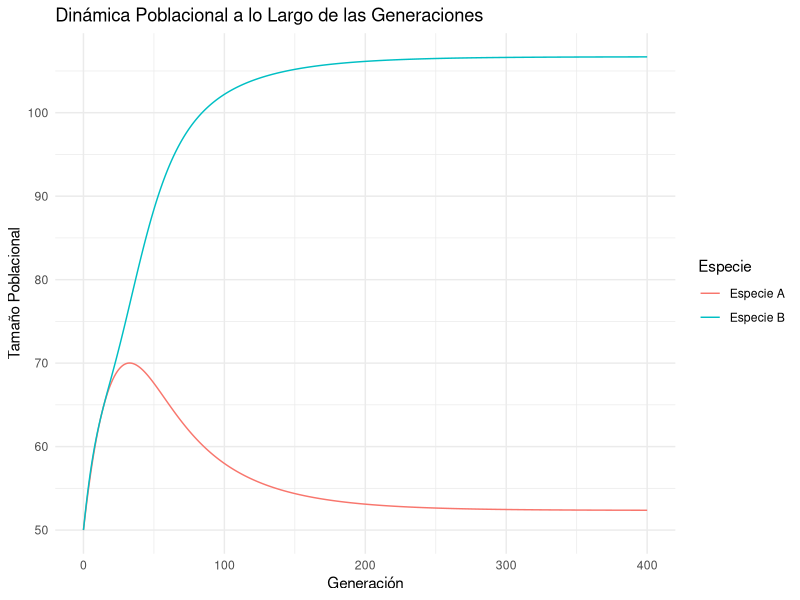
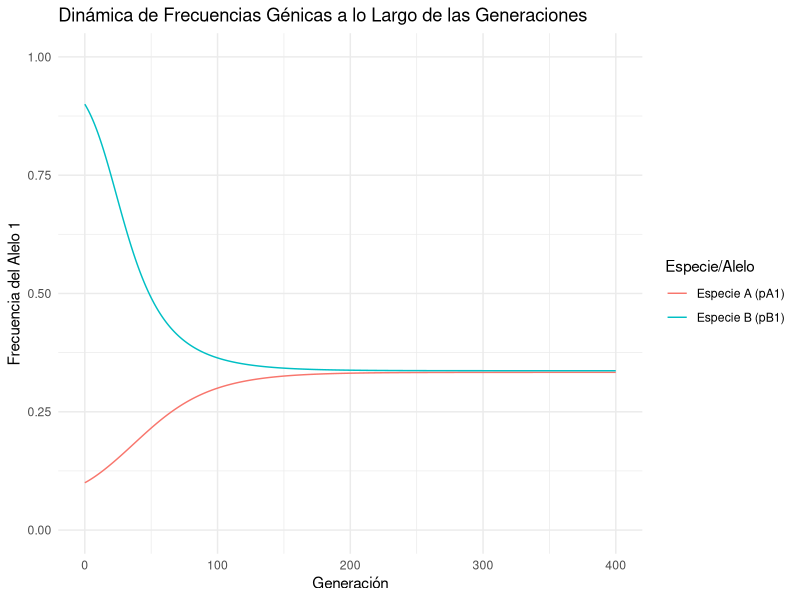
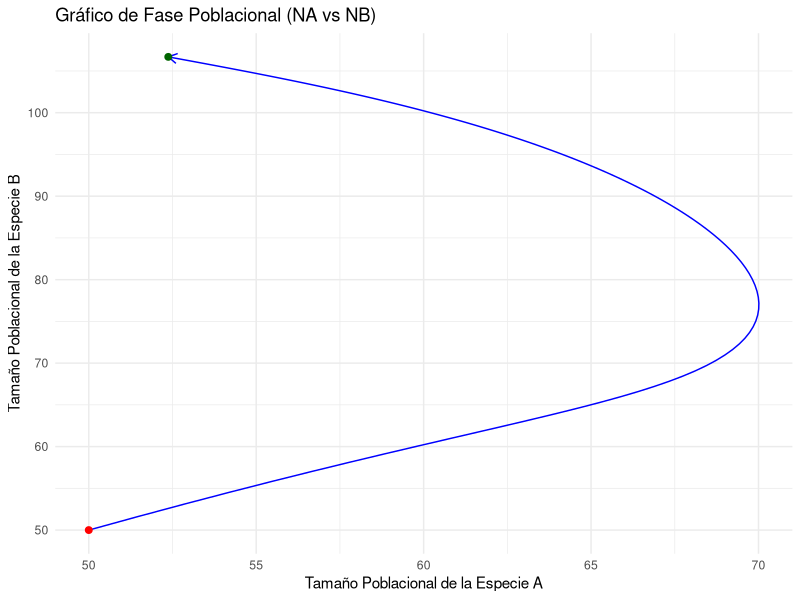

The R source for these figures, in order:

# Selección en contextos de competencia interespecífica
# Script en R para simular el modelo de Leon (1974)

# --- Definir valores de los parametros ---####

# Definir parámetros para la Especie A (A1A1, A1A2, A2A2)
# RA: tasa de crecimiento intrínseca (exceso por encima de 1) 
# KA: capacidad de carga en ausencia de competencia 
# alpha: coeficiente de competencia de la especie B sobre el genotipo de la especie A 
RA_params <- c(0.1, 0.1, 0.1) # Ejemplo: Mismo R para todos los genotipos, dentro del rango (0,1) 
KA_params <- c(100, 150, 120) # Ejemplo: Posible ventaja del heterocigoto en K
alpha_params <- c(1.0, 0.5, 0.8) # Ejemplo: El heterocigoto es menos afectado por la competencia interespecífica

# Definir parámetros para la Especie B (B1B1, B1B2, B2B2)
# RB: tasa de crecimiento intrínseca (exceso por encima de 1) 
# KB: capacidad de carga en ausencia de competencia 
# beta: coeficiente de competencia de la especie A sobre el genotipo de la especie B 
RB_params <- c(0.15, 0.15, 0.15) # Ejemplo: Mismo R para todos los genotipos, dentro del rango (0,1) 
KB_params <- c(110, 160, 130) # Ejemplo: Posible ventaja del heterocigoto en K
beta_params <- c(0.9, 0.4, 0.7) # Ejemplo: El heterocigoto es menos afectado por la competencia interespecífica

# Condiciones iniciales
initial_NA <- 50
initial_NB <- 50
initial_pA1 <- 0.1 # Empezar con frecuencia intermedia del alelo A1
initial_pB1 <- 0.9 # Empezar con frecuencia intermedia del alelo B1

# Número de generaciones a simular
num_generations <- 400

# --- Simulación --- ####

# Define la función de simulación
simulate_leon_model <- function(NA_init, NB_init, pA1_init, pB1_init,
                                RA, KA, alpha, RB, KB, beta,
                                ngen) {
  
  # --- Validar entradas básicas ---
  if (length(RA) != 3 || length(KA) != 3 || length(alpha) != 3) {
    stop("RA, KA y alpha deben ser vectores de longitud 3 (para genotipos 11, 12, 22).")
  }
  if (length(RB) != 3 || length(KB) != 3 || length(beta) != 3) {
    stop("RB, KB y beta deben ser vectores de longitud 3 (para genotipos 11, 12, 22).")
  }
  if (any(RA <= 0) || any(RA >= 1) || any(RB <= 0) || any(RB >= 1)) {
    warning("Se recomienda que los valores de R estén entre 0 y 1 para evitar oscilaciones en el modelo logístico discreto base.")
  }
  if (any(KA <= 0) || any(KB <= 0)) {
    stop("Los valores de K deben ser positivos.")
  }
  if (any(alpha < 0) || any(beta < 0)) {
    warning("Alpha y Beta usualmente representan coeficientes de competencia y son no negativos.")
  }
  if (NA_init < 0 || NB_init < 0 || pA1_init < 0 || pA1_init > 1 || pB1_init < 0 || pB1_init > 1) {
    stop("Valores iniciales inválidos. Las poblaciones deben ser no negativas y las frecuencias génicas entre 0 y 1.")
  }
  if (NA_init == 0 && NB_init == 0) {
    stop("Las poblaciones iniciales no pueden ser ambas cero.")
  }
  
  
  # --- Inicializar almacenamiento ---
  results <- data.frame(
    generation = 0:ngen,
    NA_pop = numeric(ngen + 1),
    NB_pop = numeric(ngen + 1),
    pA1 = numeric(ngen + 1),
    pB1 = numeric(ngen + 1)
  )
  
  # Almacenar condiciones iniciales
  results$NA_pop[1] <- NA_init
  results$NB_pop[1] <- NB_init
  results$pA1[1] <- pA1_init
  results$pB1[1] <- pB1_init
  
  # --- Bucle de simulación ---
  for (t in 1:ngen) {
    # Obtener variables de estado actuales
    NA_t <- results$NA_pop[t]
    NB_t <- results$NB_pop[t]
    pA1_t <- results$pA1[t]
    pB1_t <- results$pB1[t]
    
    # Si ambas poblaciones están extintas, detener la simulación
    if (NA_t < 1e-6 && NB_t < 1e-6) {
      warning(paste("Ambas poblaciones se han extinguido en la generación", t-1, ". Deteniendo simulación."))
      results[(t+1):(ngen+1), ] <- NA # Rellenar filas restantes con NA
      break # Salir del bucle
    }
    
    # Calcular frecuencias genotípicas (asumiendo Equilibrio Hardy-Weinberg)
    # Especie A: f(A1A1) = pA1^2, f(A1A2) = 2*pA1*(1-pA1), f(A2A2) = (1-pA1)^2
    pAA11 <- pA1_t^2
    pAA12 <- 2 * pA1_t * (1 - pA1_t)
    pAA22 <- (1 - pA1_t)^2
    
    # Especie B: f(B1B1) = pB1^2, f(B1B2) = 2*pB1*(1-pB1), f(B2B2) = (1-pB1)^2
    pBB11 <- pB1_t^2
    pBB12 <- 2 * pB1_t * (1 - pB1_t)
    pBB22 <- (1 - pB1_t)^2
    
    # Calcular aptitudes absolutas para la generación actual (Eq 1 & 2)
    # Indices: 1 = 11 (homocigoto 1), 2 = 12 (heterocigoto), 3 = 22 (homocigoto 2)
    # Especie A genotipos (A1A1, A1A2, A2A2) [cite: 300]
    W_AA11 <- 1 + (RA[1] / KA[1]) * (KA[1] - NA_t - alpha[1] * NB_t)
    W_AA12 <- 1 + (RA[2] / KA[2]) * (KA[2] - NA_t - alpha[2] * NB_t)
    W_AA22 <- 1 + (RA[3] / KA[3]) * (KA[3] - NA_t - alpha[3] * NB_t)
    
    # Especie B genotipos (B1B1, B1B2, B2B2) [cite: 300]
    V_BB11 <- 1 + (RB[1] / KB[1]) * (KB[1] - NB_t - beta[1] * NA_t)
    V_BB12 <- 1 + (RB[2] / KB[2]) * (KB[2] - NB_t - beta[2] * NA_t)
    V_BB22 <- 1 + (RB[3] / KB[3]) * (KB[3] - NB_t - beta[3] * NA_t)
    
    # Asegurar que las aptitudes sean no negativas (restricción mencionada en el artículo)
    W_AA11 <- max(0, W_AA11)
    W_AA12 <- max(0, W_AA12)
    W_AA22 <- max(0, W_AA22)
    V_BB11 <- max(0, V_BB11)
    V_BB12 <- max(0, V_BB12)
    V_BB22 <- max(0, V_BB22)
    
    # Calcular aptitudes promedio (Mean Fitnesses) (Eq 6a & 6b) 
    W_bar <- pAA11 * W_AA11 + pAA12 * W_AA12 + pAA22 * W_AA22
    V_bar <- pBB11 * V_BB11 + pBB12 * V_BB12 + pBB22 * V_BB22
    
    # Si la aptitud promedio es cero (por ejemplo, población extinta), la población no puede crecer
    if (W_bar <= 0) W_bar = 0 # Evitar valores ligeramente negativos por errores de punto flotante
    if (V_bar <= 0) V_bar = 0
    
    # Calcular aptitudes marginales (Marginal Fitnesses) (Eq 5a & 5b) 
    # Aptitud marginal del alelo A1 = p(A1A1)*W(A1A1) + p(A1A2)*W(A1A2)
    W_marg_A1 <- pA1_t * W_AA11 + (1 - pA1_t) * W_AA12
    # Aptitud marginal del alelo B1 = p(B1B1)*V(B1B1) + p(B1B2)*V(B1B2)
    V_marg_B1 <- pB1_t * V_BB11 + (1 - pB1_t) * V_BB12
    
    
    # Actualizar frecuencias génicas para la siguiente generación (Eq 3a & 3b) 
    pA1_next <- pA1_t # Mantener frecuencia si W_bar es cero
    if (W_bar > 1e-9) { # Usar un umbral pequeño para evitar división por cero
      pA1_next <- pA1_t * (W_marg_A1 / W_bar)
    }
    
    pB1_next <- pB1_t # Mantener frecuencia si V_bar es cero
    if (V_bar > 1e-9) { # Usar un umbral pequeño para evitar división por cero
      pB1_next <- pB1_t * (V_marg_B1 / V_bar)
    }
    
    
    # Asegurar que las frecuencias génicas se mantengan en [0, 1]
    pA1_next <- max(0, min(1, pA1_next))
    pB1_next <- max(0, min(1, pB1_next))
    
    # Actualizar tamaños poblacionales para la siguiente generación (Eq 4a & 4b) [cite: 311]
    NA_next <- NA_t * W_bar
    NB_next <- NB_t * V_bar
    
    # Asegurar que los tamaños poblacionales sean no negativos
    NA_next <- max(0, NA_next)
    NB_next <- max(0, NB_next)
    
    # Almacenar resultados para la siguiente generación
    results$NA_pop[t + 1] <- NA_next
    results$NB_pop[t + 1] <- NB_next
    results$pA1[t + 1] <- pA1_next
    results$pB1[t + 1] <- pB1_next
    
    # Detener si las poblaciones se vuelven efectivamente cero
    if (NA_next < 1e-3 && NB_next < 1e-3) { # Usar un umbral pequeño para extinción
      warning(paste("Ambas poblaciones efectivamente extintas en la generación", t, ". Deteniendo simulación."))
      results[(t+2):(ngen+1), ] <- NA # Rellenar filas restantes con NA
      break # Salir del bucle
    }
  }
  
  return(results)
}


# --- Ejecutar la simulación --- ####
sim_results <- simulate_leon_model(
  NA_init = initial_NA,
  NB_init = initial_NB,
  pA1_init = initial_pA1,
  pB1_init = initial_pB1,
  RA = RA_params,
  KA = KA_params,
  alpha = alpha_params,
  RB = RB_params,
  KB = KB_params,
  beta = beta_params,
  ngen = num_generations
)

# --- Visualizar Resultados --- ####

# Cargar la librería necesaria para graficar
library(ggplot2)

# Gráfico de tamaños poblacionales
pop_plot <- ggplot(sim_results, aes(x = generation)) +
  geom_line(aes(y = NA_pop, color = "Especie A")) +
  geom_line(aes(y = NB_pop, color = "Especie B")) +
  labs(title = "Dinámica Poblacional a lo Largo de las Generaciones",
       y = "Tamaño Poblacional",
       x = "Generación",
       color = "Especie") +
  theme_minimal()

print(pop_plot)

# Gráfico de frecuencias génicas
gene_freq_plot <- ggplot(sim_results, aes(x = generation)) +
  geom_line(aes(y = pA1, color = "Especie A (pA1)")) +
  geom_line(aes(y = pB1, color = "Especie B (pB1)")) +
  labs(title = "Dinámica de Frecuencias Génicas a lo Largo de las Generaciones",
       y = "Frecuencia del Alelo 1",
       x = "Generación",
       color = "Especie/Alelo") +
  theme_minimal() +
  ylim(0, 1) # Asegurar que el eje y esté entre 0 y 1

print(gene_freq_plot)

# Gráfico de fase (Tamaño poblacional de A vs Tamaño poblacional de B)
# Solo si la simulación no terminó inmediatamente por extinción
if (sum(!is.na(sim_results$NA_pop)) > 1) {
  phase_plot <- ggplot(sim_results, aes(x = NA_pop, y = NB_pop)) +
    geom_path(color = "blue", arrow = arrow(type = "open", length = unit(0.1, "inches"))) +
    geom_point(data = sim_results[1,], color = "red", size = 2) + # Punto de inicio
    geom_point(data = sim_results[sum(!is.na(sim_results$NA_pop)), ], color = "darkgreen", size = 2) + # Punto final
    labs(title = "Gráfico de Fase Poblacional (NA vs NB)",
         x = "Tamaño Poblacional de la Especie A",
         y = "Tamaño Poblacional de la Especie B") +
    theme_minimal()
  
  print(phase_plot)
} else {
  message("No se pudo generar el gráfico de fase ya que la simulación terminó prematuramente.")
}

# # Script basado en: León. J.A. 1974. Selection in context of interspecific competition. The American Naturalist, 108: 739-757. ####
